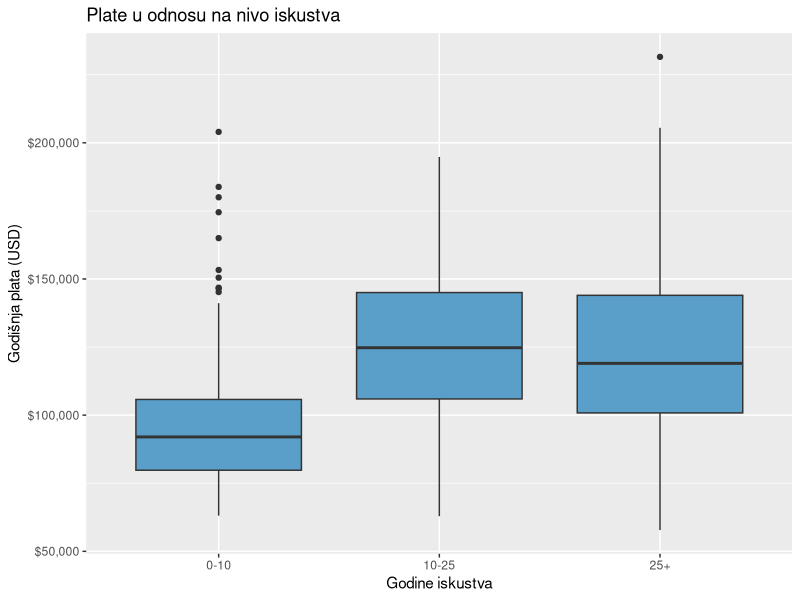
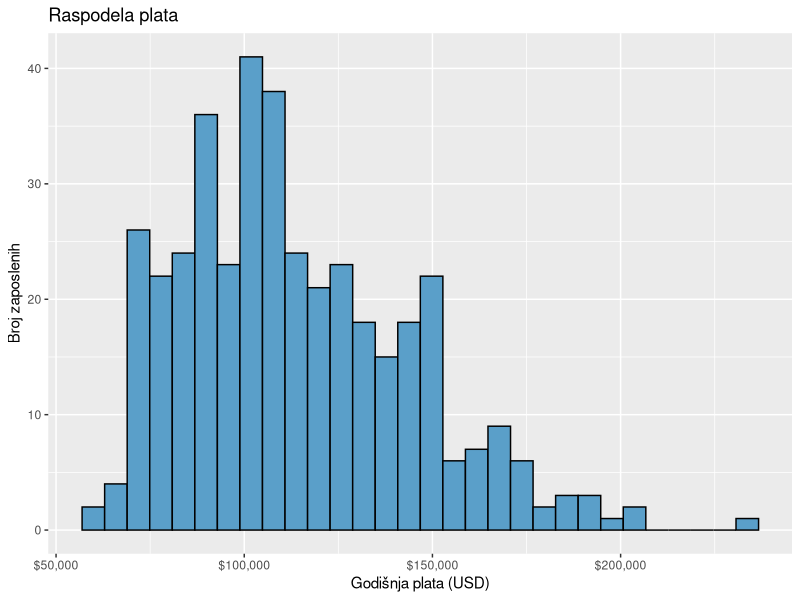
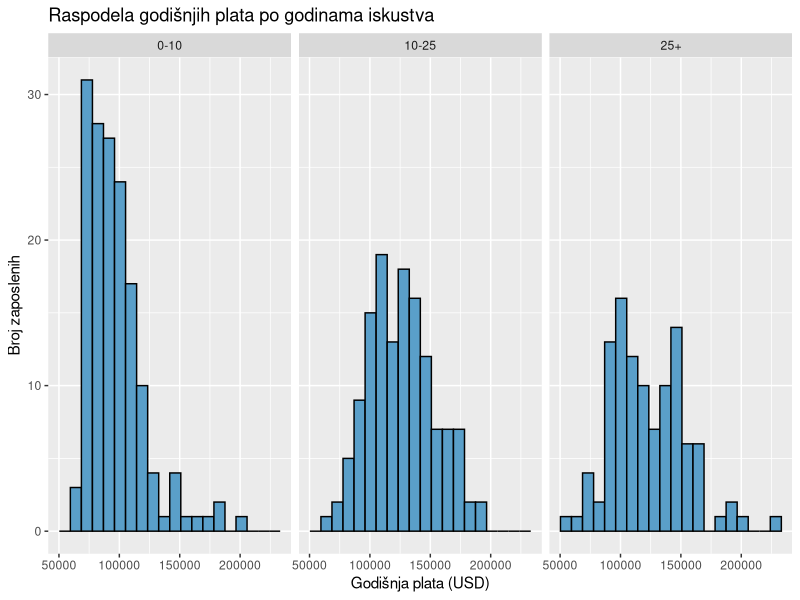
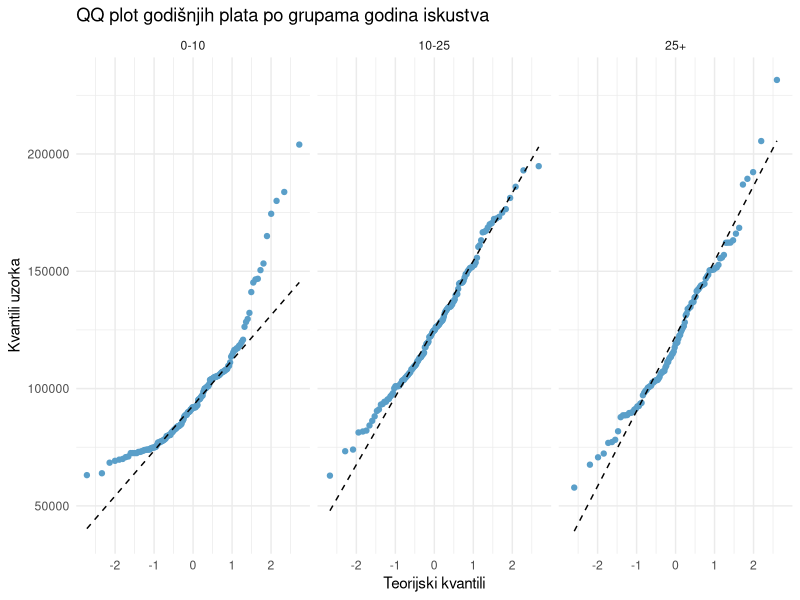
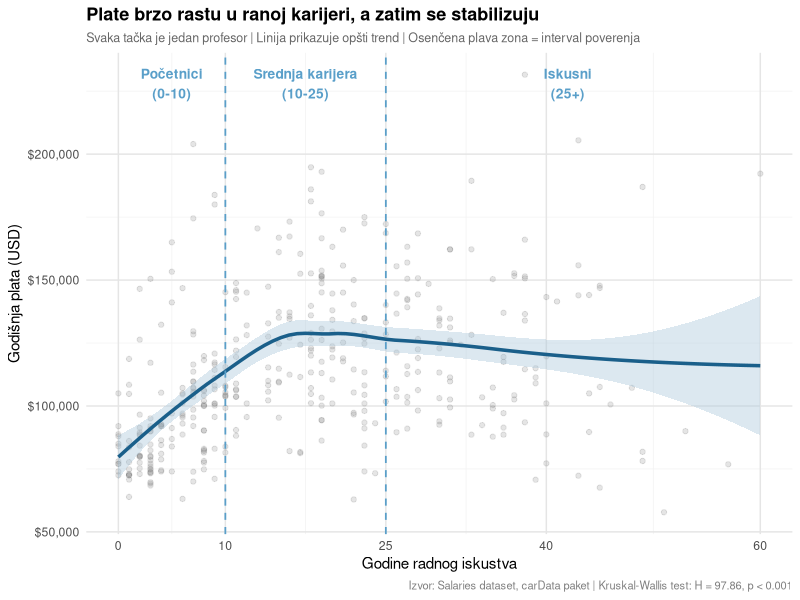

Source code (R) for these figures, in order:
## ---- chunk 1
knitr::opts_chunk$set(
  echo = TRUE,
  warning = FALSE,
  message = FALSE
)
## ---- chunk 2
library(dplyr)
library(ggplot2)

library(carData)
data("Salaries")

head(Salaries)

## ---- chunk 3
# godine iskustva svrstavam u 3 grupe 
Salaries$exp_group <- cut(Salaries$yrs.service,
                         breaks = c(0, 10, 25, 60),
                         labels = c("0-10", "10-25", "25+"),
                         include.lowest = TRUE)

table(Salaries$exp_group)
## ---- chunk 4
summary(Salaries[, c("salary", "yrs.service", "exp_group")])
## ---- chunk 5
# statistika plata po grupama iskustva
Salaries %>%
  group_by(exp_group) %>%
  summarise(
    n = n(),
    mean_salary = round(mean(salary)),
    sd_salary   = round(sd(salary)),
    min_salary  = min(salary),
    max_salary  = max(salary)
  )

## ---- chunk 6
# box plot za poredjenje medijana, raspona i ekstremnih vrednosti plata izmedju grupa iskustava
ggplot(Salaries, aes(x = exp_group, y = salary)) +
  geom_boxplot(fill = "#5a9fc9")+
  scale_y_continuous(labels = scales::dollar_format()) +
  labs(title = "Plate u odnosu na nivo iskustva",
       x = "Godine iskustva",
       y = "Godišnja plata (USD)") +
  theme(legend.position = "none")
## ---- chunk 7
# histogram za opstu raspodelu plata 
# sluzi da procenim da li podaci izgledaju priblizno normalno
ggplot(Salaries, aes(x = salary)) +
  geom_histogram(bins = 30, fill = "#5a9fc9", color = "black") +
  scale_x_continuous(labels = scales::dollar_format()) +
  labs(title = "Raspodela plata",
       x = "Godišnja plata (USD)",
       y = "Broj zaposlenih")
## ---- chunk 8
# histogram
# raspodele plata po grupama
ggplot(Salaries, aes(x = salary)) +
  geom_histogram(bins = 20, fill = "#5a9fc9", color = "black") +
  facet_wrap(~exp_group) +
  labs(title = "Raspodela godišnjih plata po godinama iskustva",
       x = "Godišnja plata (USD)",
       y = "Broj zaposlenih")
## ---- chunk 9
# qq plot za vizuelnu proveru koliko raspodela u svakoj grupi odstupa od normalne
ggplot(Salaries, aes(sample = salary)) +
  stat_qq(color = "#5a9fc9") +
  stat_qq_line(color = "black", linetype = "dashed") +
  facet_wrap(~exp_group) +
  theme_minimal() +
  labs(
    title = "QQ plot godišnjih plata po grupama godina iskustva",
    x = "Teorijski kvantili",
    y = "Kvantili uzorka"
  )
## ---- chunk 10
# formalna provera normalnosti raspodele unutar svake grupe
Salaries %>%
  group_by(exp_group) %>%
  summarise(
    shapiro_stat = shapiro.test(salary)$statistic,
    shapiro_p    = shapiro.test(salary)$p.value
  )
## ---- chunk 11
kruskal.test(salary ~ exp_group, data = Salaries)
## ---- chunk 12
# scatter plot + trend linija
ggplot(Salaries, aes(x = yrs.service, y = salary)) +
  # tecke -> profesori
  geom_point(alpha = 0.2, color = "gray50", size = 1.5) +
  # loess line (Locally Estimated Scatterplot Smoothing) 
  geom_smooth(method = "loess", color = "#1a5f8a",
              fill = "#a8c5da", linewidth = 1.2) +
  # vertikalne linije za granice grupa
  geom_vline(xintercept = c(10, 25), color = "#5a9fc9",
             linetype = "dashed", linewidth = 0.6) +
  # labele grupa
  annotate("text", x = 5, y = 228000, label = "Početnici\n(0-10)",
           color = "#5a9fc9", fontface = "bold", size = 3.5) +
  annotate("text", x = 17.5, y = 228000, label = "Srednja karijera\n(10-25)",
           color = "#5a9fc9", fontface = "bold", size = 3.5) +
  annotate("text", x = 42, y = 228000, label = "Iskusni\n(25+)",
           color = "#5a9fc9", fontface = "bold", size = 3.5) +
  scale_y_continuous(labels = scales::dollar_format()) +
  scale_x_continuous(breaks = c(0, 10, 25, 40, 60)) +
  labs(
    title = "Plate brzo rastu u ranoj karijeri, a zatim se stabilizuju",
    subtitle = "Svaka tačka je jedan profesor | Linija prikazuje opšti trend | Osenčena plava zona = interval poverenja",
    x = "Godine radnog iskustva",
    y = "Godišnja plata (USD)",
    caption = "Izvor: Salaries dataset, carData paket | Kruskal-Wallis test: H = 97.86, p < 0.001"
  ) +
  theme_minimal() +
  theme(
    panel.grid.major = element_line(color = "gray90"),
    panel.grid.minor = element_line(color = "gray95"),
    plot.title = element_text(face = "bold", size = 13),
    plot.subtitle = element_text(color = "gray40", size = 9),
    plot.caption = element_text(color = "gray50", size = 8)
  )
